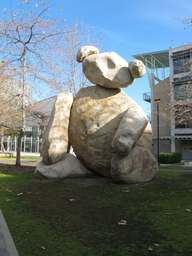
#> input picture bear.png, 192 x 256 px, shrunk from 600 x 800 before the run, found by its file name
$ python BlurEdited.py
#> lines starting #> are read from the running program, lines starting #| are printed output that depends on the picture
from PIL import Image

bear = Image.open( "bear.png" )
#> bear is the input picture: PIL image 192x256 RGB; mean R, G, B 104.2, 117.2, 120.2

#Edited one that takes too long
def blur(im):
 #Zoe wanted 25 pixels in a square and turn that into 1 color to be one square
 #Think of everything in x and y
 #For loop the 25 and then moving on
  (width, height) = im.size
#> width = 192; height = 256
  temp = Image.new('RGB', (width,height))
#> temp: PIL image 192x256 RGB; every value is 0

  for x in range(width-5): #This will have 150 squares
   for y in range(height-5): #This will have 200 squares

    #We did -5 because it's the number of rows and ensures it stays within bounds of the image

    #(red, green, blue) = im.getpixel((x,y))
    #average = ((int(red) + int(green) + int(blue))//3)
    #temp.putpixel((x,y), (average,average,average))

    #Zoe made the code Rena came up with longer in an effort to make the bear more blury. I made a table of 5 by 5 and figured out what I would need to add to x and y to fill the table.
    #Row 1
    (red1, green1, blue1) = im.getpixel((x,y))
    (red1a, green1a, blue1a) = im.getpixel((x+1,y))
    (red1b, green1b, blue1b) = im.getpixel((x+2,y))
    (red1c, green1c, blue1c) = im.getpixel((x+3,y))
    (red1d, green1d, blue1d) = im.getpixel((x+4,y))
    #Row 2
    (red2, green2, blue2) = im.getpixel((x,y+1))
    (red2a, green2a, blue2a) = im.getpixel((x+1,y+1))
    (red2b, green2b, blue2b) = im.getpixel((x+2,y+1))
    (red2c, green2c, blue2c) = im.getpixel((x+3,y+1))
    (red2d, green2d, blue2d) = im.getpixel((x+4,y+1))
    #Row 3
    (red3, green3, blue3) = im.getpixel((x,y+2))
    (red3a, green3a, blue3a) = im.getpixel((x+1,y+2))
    (red3b, green3b, blue3b) = im.getpixel((x+2,y+2))
    (red3c, green3c, blue3c) = im.getpixel((x+3,y+2))
    (red3d, green3d, blue3d) = im.getpixel((x+4,y+2))
    #Row 4
    (red4, green4, blue4) = im.getpixel((x,y+3))
    (red4a, green4a, blue4a) = im.getpixel((x+1,y+3))
    (red4b, green4b, blue4b) = im.getpixel((x+2,y+3))
    (red4c, green4c, blue4c) = im.getpixel((x+3,y+3))
    (red4d, green4d, blue4d) = im.getpixel((x+4,y+3))
    #Row 5
    (red5, green5, blue5) = im.getpixel((x,y+4))
    (red5a, green5a, blue5a) = im.getpixel((x+1,y+4))
    (red5b, green5b, blue5b) = im.getpixel((x+2,y+4))
    (red5c, green5c, blue5c) = im.getpixel((x+3,y+4))
    (red5d, green5d, blue5d) = im.getpixel((x+4,y+4))
    #Averages of above ^
    #We wanted the average of each color so I added all of the new red, green, and blue things I made into this and then divided by the amount (25)
    avg_red = (red1+red1a+red1b+red1c+red1d+red2+red2a+red2b+red2c+red2d+red3+red3a+red3b+red3c+red3d+red4+red4a+red4b+red4c+red4d+red5+red5a+red5b+red5c+red5d)//25
    avg_green = (green1+green1a+green1b+green1c+green1d+green2+green2a+green2b+green2c+green2d+green3+green3a+green3b+green3c+green3d+green4+green4a+green4b+green4c+green4d+green5+green5a+green5b+green5c+green5d)//25
    avg_blue = (blue1+blue1a+blue1b+blue1c+blue1d+blue2+blue2a+blue2b+blue2c+blue2d+blue3+blue3a+blue3b+blue3c+blue3d+blue4+blue4a+blue4b+blue4c+blue4d+blue5+blue5a+blue5b+blue5c+blue5d)//25
    #Next I organized how the sorted the putpixels by row This gives puts the average color into the 25 pixels chosen
    #Row 1 temp.putpixels
    temp.putpixel((x,y),(avg_red,avg_green,avg_blue))
    temp.putpixel((x+1,y),(avg_red,avg_green,avg_blue))
    temp.putpixel((x+2,y),(avg_red,avg_green,avg_blue))
    temp.putpixel((x+3,y),(avg_red,avg_green,avg_blue))
    temp.putpixel((x+4,y),(avg_red,avg_green,avg_blue))
    #Row 2 temp.putpixels
    temp.putpixel((x,y+1),(avg_red,avg_green,avg_blue))
    temp.putpixel((x+1,y+1),(avg_red,avg_green,avg_blue))
    temp.putpixel((x+2,y+1),(avg_red,avg_green,avg_blue))
    temp.putpixel((x+3,y+1),(avg_red,avg_green,avg_blue))
    temp.putpixel((x+4,y+1),(avg_red,avg_green,avg_blue))
    #Row 3 temp.putpixels
    temp.putpixel((x,y+2),(avg_red,avg_green,avg_blue))
    temp.putpixel((x+1,y+2),(avg_red,avg_green,avg_blue))
    temp.putpixel((x+2,y+2),(avg_red,avg_green,avg_blue))
    temp.putpixel((x+3,y+2),(avg_red,avg_green,avg_blue))
    temp.putpixel((x+4,y+2),(avg_red,avg_green,avg_blue))
    #Row 4 temp.putpixels
    temp.putpixel((x,y+3),(avg_red,avg_green,avg_blue))
    temp.putpixel((x+1,y+3),(avg_red,avg_green,avg_blue))
    temp.putpixel((x+2,y+3),(avg_red,avg_green,avg_blue))
    temp.putpixel((x+3,y+3),(avg_red,avg_green,avg_blue))
    temp.putpixel((x+4,y+3),(avg_red,avg_green,avg_blue))
    #Row 5 temp.putpixels
    temp.putpixel((x,y+4),(avg_red,avg_green,avg_blue))
    temp.putpixel((x+1,y+4),(avg_red,avg_green,avg_blue))
    temp.putpixel((x+2,y+4),(avg_red,avg_green,avg_blue))
    temp.putpixel((x+3,y+4),(avg_red,avg_green,avg_blue))
    temp.putpixel((x+4,y+4),(avg_red,avg_green,avg_blue))
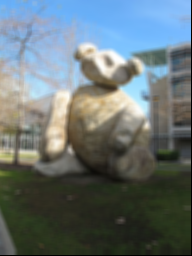
#> temp: PIL image 192x256 RGB; mean R, G, B 102.1, 114.6, 117.1

  return temp
    #For loop - want it to take average colors of those 4 pixels and then turn all four the same color
    #Then once complete move onto the next four squares and repeat


blurbear = blur(bear)
blurbear.save("BlurBearEdited.png")
